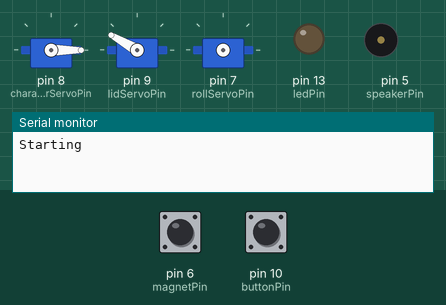
Recording of a sketch running on a simulated Arduino Uno, built with avr-gcc and run on an emulated ATmega328P. On the bench: 3 × servo, output pins drawn as LEDs (lit = HIGH), buzzer (waves = sounding), the last lines printed to the serial monitor. The test bench sets the inputs (shaded band); at power-on: pin 10 (buttonPin) HIGH, pin 6 (magnetPin) HIGH.

Above: at 1.9 s.
2.0 s: pin 10 (buttonPin) pulled LOW for 0.15 s
At 2.5 s:
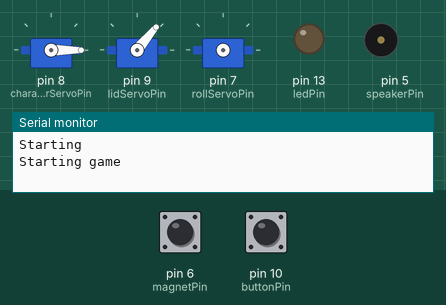
5.0 s: pin 6 (magnetPin) pulled LOW for 0.15 s
At 7.9 s:
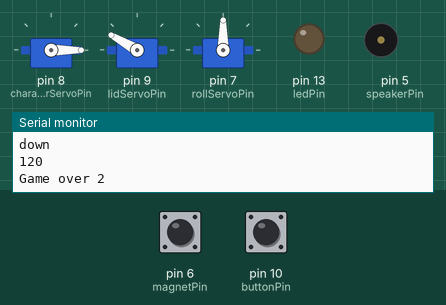
8.0 s: pin 10 (buttonPin) pulled LOW for 1 s
At 8.5 s:
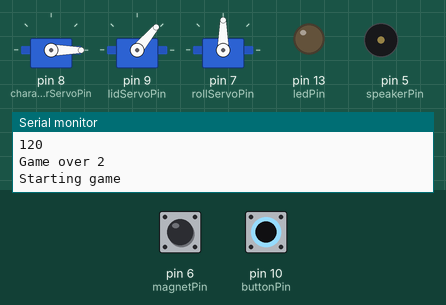
12.0 s: pin 10 (buttonPin) pulled LOW for 0.15 s
At 12.15 s:
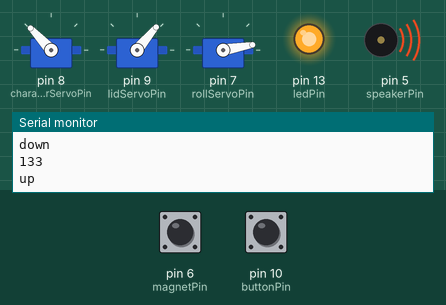
15.1 s: pin 6 (magnetPin) pulled LOW for 1 s
At 16.1 s:
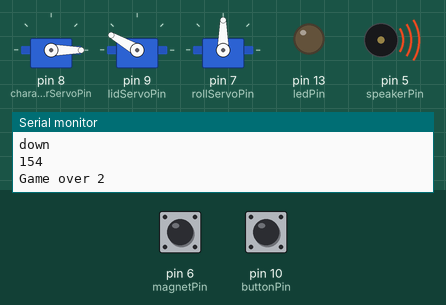
18.1 s: pin 10 (buttonPin) pulled LOW for 3.2 s
At 23.83 s:
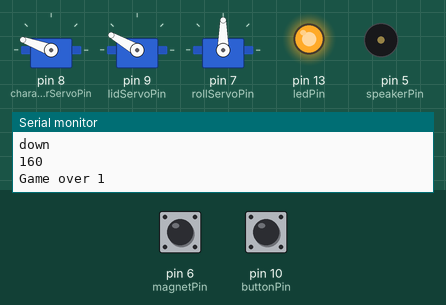
Timing chart, 0 to 25.3 s (numbered marks = the images above; inputs shaded):
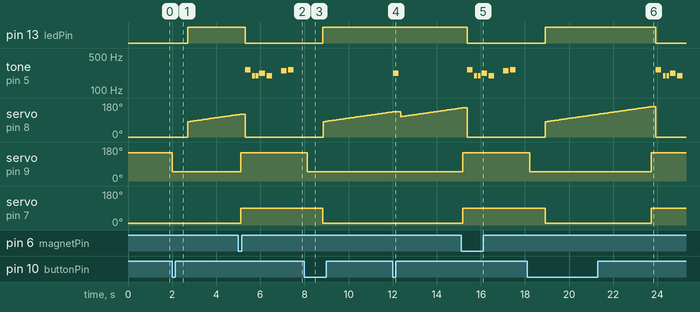

Measured:
- after the input at 2.0 s, pin 13 (ledPin): LOW → HIGH after 0.70 s; servo on pin 8 (characterServoPin): moves from 0° to 118° over 2.2 s, starting after 0.71 s; servo on pin 9 (lidServoPin): 150° → 50° at once
- after the input at 5.0 s, pin 13 (ledPin): HIGH → LOW after 0.31 s instead of 2.7 s; servo on pin 9 (lidServoPin): 50° → 150° after 0.11 s instead of 2.5 s; servo on pin 7 (rollServoPin): 10° → 90° after 0.11 s instead of 2.5 s
- after the input at 8.0 s, pin 13 (ledPin): LOW → HIGH after 0.84 s; servo on pin 8 (characterServoPin): moves from 0° to 133° over 3.1 s, starting after 0.85 s; servo on pin 9 (lidServoPin): 150° → 50° after 0.14 s; servo on pin 7 (rollServoPin): 90° → 10° after 0.84 s
- after the input at 12.0 s, pin 13 (ledPin): stays HIGH (without the input it goes to LOW after 1.9 s); servo on pin 9 (lidServoPin): stays 50° (without the input it goes to 150° after 1.7 s); servo on pin 7 (rollServoPin): stays 10° (without the input it goes to 90° after 1.7 s)
- after the input at 15.1 s, pin 13 (ledPin): HIGH → LOW after 0.29 s instead of 0.65 s; servo on pin 9 (lidServoPin): 50° → 150° after 0.09 s instead of 0.45 s; servo on pin 7 (rollServoPin): 10° → 90° after 0.08 s instead of 0.45 s
- after the input at 18.1 s, pin 13 (ledPin): LOW → HIGH after 0.81 s, → LOW 5.0 s later; tone on pin 5 (speakerPin): plays 262 Hz for 0.25 s, 196 Hz for 0.13 s, 196 Hz for 0.13 s, 220 Hz for 0.25 s, 196 Hz for 0.25 s, starting after 5.8 s

The sketch:

flappy_final_v8.ino
```cpp
#include <Servo.h>
#include "flappy.h"
#include "pitches.h"

#define BOX_OPEN 50
#define BOX_CLOSE 150

#define CHARACTER_BOTTOM 0
#define CHARACTER_TOP 160
#define JUMP_DISTANCE 25

//
static const uint32_t gracePeriod = 1000;

const uint8_t magnetPin = hall_input;     // the number of the reed switch
const uint8_t buttonPin = start_button;  // the number of the pushbutton pin for bird
const uint8_t speakerPin = speaker;
const uint8_t rollServoPin = background_servo;
const uint8_t characterServoPin = character_servo;
const uint8_t lidServoPin = box_servo;
const uint8_t ledPin =  led;      // the number of the LED pin

uint16_t magnetState = 0;         // variable
uint8_t buttonState = 0;         // variable
uint8_t birdup = CHARACTER_BOTTOM; //start
boolean released = true;
boolean in_game =false;
Servo myservoRoll;
Servo myservoBird;
Servo myservoGame;

int melody[] = {
  NOTE_C4, NOTE_G3,NOTE_G3, NOTE_A3, NOTE_G3,0, NOTE_B3, NOTE_C4};// notes in the melody:
uint8_t noteDurations[] = {
  4, 8, 8, 4,4,4,4,4 }; // note durations: 4 = quarter note, 8 = eighth note, etc.:

int jumpmusic[] = {
  NOTE_A3};// notes in the melody:
uint8_t jumpDurations[] = {
  4}; // note durations: 4 = quarter note, 8 = eighth note, etc.:

void setup()
{
  myservoBird.attach(characterServoPin);
  myservoBird.write(CHARACTER_BOTTOM);
  myservoGame.attach(lidServoPin);
  myservoGame.write(BOX_CLOSE);
  delay(700);
  myservoGame.detach();
  myservoBird.detach();

  pinMode(magnetPin, INPUT_PULLUP);  //reed
  pinMode(buttonPin, INPUT_PULLUP); //button
  // Enable the pullup resistor for Port A0
//  bitSet(PUEA, _BV(magnetPin) | _BV(buttonPin));
  pinMode(ledPin, OUTPUT);
  digitalWrite(ledPin, LOW);
  noTone(speakerPin);
  pinMode(speakerPin, OUTPUT);
  digitalWrite(speakerPin, LOW);

  Serial.begin(115200);
  Serial.println("Starting");
}

void loop() {
  static uint32_t gameStartTime = 0;
  magnetState = digitalRead(magnetPin);
  buttonState = digitalRead(buttonPin);

  //start game
  if (buttonState == LOW && in_game==false){
    Serial.println("Starting game");
    myservoBird.attach(characterServoPin);
    myservoGame.attach(lidServoPin);
    myservoGame.write(BOX_OPEN); //open box
    birdup=(CHARACTER_BOTTOM+CHARACTER_TOP)/2; //bird position
    delay (700);
    myservoRoll.attach(rollServoPin);
    myservoRoll.write(10); //roll background
    in_game=true;
    released = false;
    digitalWrite(ledPin, HIGH);
    gameStartTime = millis();
  }
  if(in_game==true)
  {
    if ((buttonState == LOW) && released ==true)
    {
      Serial.println("up");
      released = false;
      if(birdup > (CHARACTER_BOTTOM)){
        birdup-=(JUMP_DISTANCE); //going up
      } else {
        birdup = CHARACTER_BOTTOM;
      }
      for (int thisNote = 0; thisNote < (sizeof(jumpmusic)/sizeof(jumpmusic[0])); thisNote++) {
        int jumpDuration = 1000/jumpDurations[thisNote];
        tone(speakerPin, jumpmusic[thisNote],jumpDuration);
        int pauseBetweenNotes = jumpDuration * 13 / 10;
        delay(pauseBetweenNotes);
      }
    }
    else
    {
      if(birdup < CHARACTER_TOP){
        Serial.println("down");
        birdup+=1; //going down
        delay(10);
      }
    }
    if(buttonState == HIGH)
    {
      released = true;
    }

    Serial.println(birdup);
    myservoBird.write(birdup);
    delay (50);

    //game over; when bird hits ground
    if (birdup >= CHARACTER_TOP)
    {
          Serial.println("Game over 1");
      game_over();
    }
    //game over: when bird hit pipes
    if (magnetState == LOW && millis() - gameStartTime >= gracePeriod)
    {
         Serial.println("Game over 2");
      game_over();
    }
  }

}

void game_over(){
  //reset all the variables
  in_game =false;
  myservoRoll.write(90); //stop roll background
  myservoRoll.detach();
  myservoGame.attach(lidServoPin);
  myservoGame.write(BOX_CLOSE); //close game box
  delay(100);
  birdup = CHARACTER_BOTTOM;
  released = true;
  delay(100);
  myservoBird.write(birdup);//bird go back to position 40
  digitalWrite(ledPin, LOW);
//  digitalWrite(ledPin, HIGH);
  for (int thisNote = 0; thisNote < (sizeof(melody)/sizeof(melody[0])); thisNote++) {
    int noteDuration = 1000/noteDurations[thisNote];
    tone(speakerPin, melody[thisNote],noteDuration);
    int pauseBetweenNotes = noteDuration * 13 / 10;
    delay(pauseBetweenNotes);
  }
  delay(550);
  myservoGame.detach();
  myservoBird.detach();
}
```

flappy.h
```cpp
const int start_button = 10;
const int hall_input = 6;
const int led = 13;
//const int adc_reference = 3;
//const int sck = 4;
//const int miso = 5;
//const int mosi = 6;
const int speaker = 5;
const int box_servo = 9;
const int character_servo = 8;
const int background_servo = 7;
```

pitches.h
```cpp
#define NOTE_B0  31
#define NOTE_C1  33
#define NOTE_CS1 35
#define NOTE_D1  37
#define NOTE_DS1 39
#define NOTE_E1  41
#define NOTE_F1  44
#define NOTE_FS1 46
#define NOTE_G1  49
#define NOTE_GS1 52
#define NOTE_A1  55
#define NOTE_AS1 58
#define NOTE_B1  62
#define NOTE_C2  65
#define NOTE_CS2 69
#define NOTE_D2  73
#define NOTE_DS2 78
#define NOTE_E2  82
#define NOTE_F2  87
#define NOTE_FS2 93
#define NOTE_G2  98
#define NOTE_GS2 104
#define NOTE_A2  110
#define NOTE_AS2 117
#define NOTE_B2  123
#define NOTE_C3  131
#define NOTE_CS3 139
#define NOTE_D3  147
#define NOTE_DS3 156
#define NOTE_E3  165
#define NOTE_F3  175
#define NOTE_FS3 185
#define NOTE_G3  196
#define NOTE_GS3 208
#define NOTE_A3  220
#define NOTE_AS3 233
#define NOTE_B3  247
#define NOTE_C4  262
#define NOTE_CS4 277
#define NOTE_D4  294
#define NOTE_DS4 311
#define NOTE_E4  330
#define NOTE_F4  349
#define NOTE_FS4 370
#define NOTE_G4  392
#define NOTE_GS4 415
#define NOTE_A4  440
#define NOTE_AS4 466
#define NOTE_B4  494
#define NOTE_C5  523
#define NOTE_CS5 554
#define NOTE_D5  587
#define NOTE_DS5 622
#define NOTE_E5  659
#define NOTE_F5  698
#define NOTE_FS5 740
#define NOTE_G5  784
#define NOTE_GS5 831
#define NOTE_A5  880
#define NOTE_AS5 932
#define NOTE_B5  988
#define NOTE_C6  1047
#define NOTE_CS6 1109
#define NOTE_D6  1175
#define NOTE_DS6 1245
#define NOTE_E6  1319
#define NOTE_F6  1397
#define NOTE_FS6 1480
#define NOTE_G6  1568
#define NOTE_GS6 1661
#define NOTE_A6  1760
#define NOTE_AS6 1865
#define NOTE_B6  1976
#define NOTE_C7  2093
#define NOTE_CS7 2217
#define NOTE_D7  2349
#define NOTE_DS7 2489
#define NOTE_E7  2637
#define NOTE_F7  2794
#define NOTE_FS7 2960
#define NOTE_G7  3136
#define NOTE_GS7 3322
#define NOTE_A7  3520
#define NOTE_AS7 3729
#define NOTE_B7  3951
#define NOTE_C8  4186
#define NOTE_CS8 4435
#define NOTE_D8  4699
#define NOTE_DS8 4978
```
